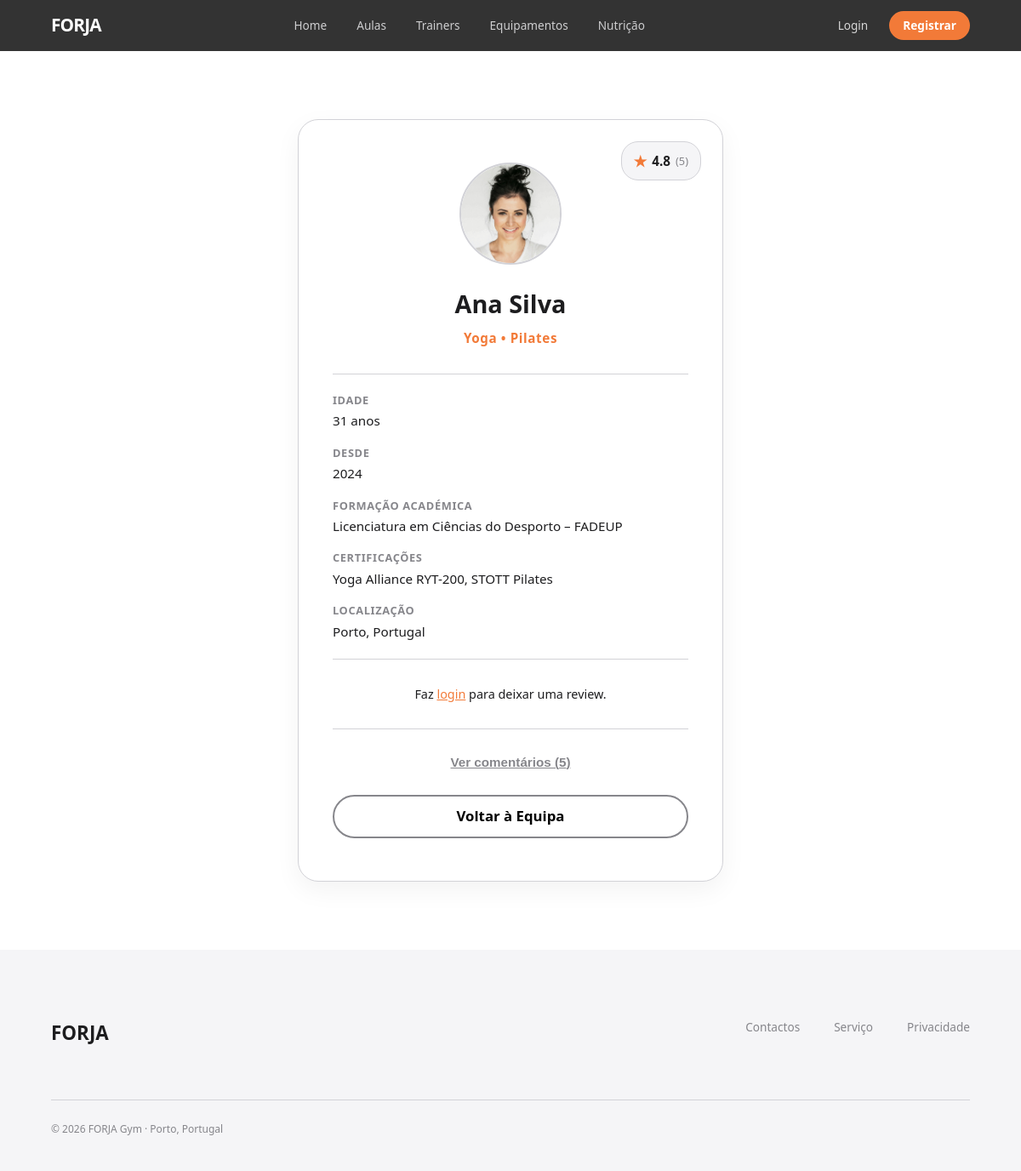
Screenshot of /pages/trainer_profile.php?id=1 with the database file from the repository.
### tables this page shows
CREATE TABLE trainer_profile (
    id_user       INTEGER PRIMARY KEY,
    sex      TEXT    NOT NULL CHECK (sex IN ('feminino', 'masculino')),
    specialization  TEXT    NOT NULL,
    formation     TEXT    NOT NULL,
    certification TEXT    NOT NULL,
    created_at     DATETIME NOT NULL DEFAULT CURRENT_TIMESTAMP,
    location TEXT NOT NULL,
    FOREIGN KEY (id_user) REFERENCES user(id) ON DELETE CASCADE
);

CREATE TABLE user (
    id         INTEGER  PRIMARY KEY AUTOINCREMENT,
    username   TEXT     NOT NULL UNIQUE,
    name       TEXT     NOT NULL,
    age       INTEGER  CHECK (age >= 0),
    email      TEXT     NOT NULL UNIQUE,
    password   TEXT     NOT NULL, 
    photo      TEXT,              
    role       TEXT     NOT NULL
                        CHECK (role IN ('admin', 'trainer', 'member', 'nutritionist'))
                        DEFAULT 'member',
    created_at DATETIME NOT NULL DEFAULT CURRENT_TIMESTAMP,
    membership TEXT NOT NULL DEFAULT 'basico'
);

### database/trainer.php (called while the page is built, shortened)
<?php
function getTrainerReviewsStats(PDO $db, int $trainerId): array {
    $stmt = $db->prepare('
        SELECT AVG(rate) as avg_rating, COUNT(id) as total_reviews
        FROM rating
        WHERE id_trainer = ?
    ');
    $stmt->execute([$trainerId]);
    $result = $stmt->fetch(PDO::FETCH_ASSOC);
    return [
        'avg' => $result['avg_rating'] ? round((float)$result['avg_rating'], 1) : 0,
        'count' => (int)$result['total_reviews']
    ];
}
function getTrainerReviews(PDO $db, int $trainerId): array {
    $stmt = $db->prepare('
        SELECT r.rate, r.comment, r.created_at, u.name, u.photo
        FROM rating r
        JOIN user u ON r.id_member = u.id
        WHERE r.id_trainer = ?
        ORDER BY r.created_at DESC
    ');
    $stmt->execute([$trainerId]);
    return $stmt->fetchAll(PDO::FETCH_ASSOC);
}
?>

### database/user_auth.php (called while the page is built, shortened)
<?php
class UserAuth
{
    static function currentUser(): ?array
    {
        if (empty($_SESSION['user_id'])) return null;
        return [
            'id'       => $_SESSION['user_id'],
            'username' => $_SESSION['user_username'],
            'name'     => $_SESSION['user_name'],
            'role'     => $_SESSION['user_role'],
            'photo'    => $_SESSION['user_photo'] ?? '',
            'membership' => $_SESSION['user_membership'] ?? 'basico',
        ];
    }
}

### pages/trainer_profile.php (the view, shortened to what this page needs)
<?php
require_once('../templates/common.php');
require_once('../database/connection.php');
require_once('../database/trainer.php');
require_once('../database/user_auth.php');
$db = getDatabaseConnection();
$user = UserAuth::currentUser();
$id = isset($_GET['id']) ? intval($_GET['id']) : 0;
$stmt = $db->prepare('
    SELECT u.name, u.photo, u.age, u.created_at,
           tp.specialization, tp.formation, tp.certification, tp.location
    FROM user u
    JOIN trainer_profile tp ON u.id = tp.id_user
    WHERE u.id = ?
');
$stmt->execute([$id]);
$trainerInfo = $stmt->fetch(PDO::FETCH_ASSOC);
$reviewStats = getTrainerReviewsStats($db, $id);
$reviewsList = getTrainerReviews($db, $id);
$photo_src = !empty($trainerInfo['photo']) ? "../imgs/" . htmlspecialchars($trainerInfo['photo']) : "../imgs/default-avatar.png";
$ano_entrada = date('Y', strtotime($trainerInfo['created_at']));
?>
<link rel="stylesheet" href="../css/trainer_profile.css">
<main class="profile-page-wrapper">
    <article class="profile-login-card">
        <div class="profile-rating-badge">
            <span class="star-icon">&#9733;</span>
            <?= number_format($reviewStats['avg'], 1) ?>
            <span class="review-count">(<?= $reviewStats['count'] ?>)</span>
        </div>
        <img src="<?= $photo_src ?>" alt="<?= htmlspecialchars($trainerInfo['name']) ?>" class="profile-big-photo" onerror="this.src='../imgs/default-avatar.png'">
        <h1 class="profile-name"><?= htmlspecialchars($trainerInfo['name']) ?></h1>
        <p class="profile-specialty"><?= str_replace(',', ' &bull; ', htmlspecialchars($trainerInfo['specialization'])) ?></p>
        <div class="profile-details-list">
            <div class="profile-detail-item">
                <strong>Idade</strong>
                <span><?= htmlspecialchars((string)$trainerInfo['age']) ?> anos</span>
            </div>
            <div class="profile-detail-item">
                <strong>Desde</strong>
                <span><?= $ano_entrada ?></span>
            </div>
            <div class="profile-detail-item">
                <strong>Formação Académica</strong>
                <span><?= htmlspecialchars($trainerInfo['formation']) ?></span>
            </div>
            <div class="profile-detail-item">
                <strong>Certificações</strong>
                <span><?= htmlspecialchars($trainerInfo['certification']) ?></span>
            </div>
            <div class="profile-detail-item">
                <strong>Localização</strong>
                <span><?= htmlspecialchars($trainerInfo['location']) ?></span>
            </div>
        </div>
        <?php if ($user): ?>
            <section class="review-section">
                <h4 class="review-box-title">Deixa a tua review</h4>
                <form class="review-form" method="post" action="trainer_profile.php?id=<?= $id ?>">
                    <fieldset class="star-rating">
                        <input type="radio" id="r5" name="rating" value="5">
                        <label for="r5" title="5 estrelas">&#9733;</label>
                        <input type="radio" id="r4" name="rating" value="4">
                        <label for="r4" title="4 estrelas">&#9733;</label>
                        <input type="radio" id="r3" name="rating" value="3">
                        <label for="r3" title="3 estrelas">&#9733;</label>
                        <input type="radio" id="r2" name="rating" value="2">
                        <label for="r2" title="2 estrelas">&#9733;</label>
                        <input type="radio" id="r1" name="rating" value="1" required>
                        <label for="r1" title="1 estrela">&#9733;</label>
                    </fieldset>
                    <textarea name="comentario" rows="3" placeholder="Partilha a tua experiência..." required></textarea>
                    <button type="submit" class="btn-review-submit">Enviar review</button>
                </form>
            </section>
        <?php else: ?>
            <p class="review-text" style="text-align: center; margin-bottom: 20px;">
                Faz <a href="login.php" style="color: var(--orange); text-decoration: underline;">login</a> para deixar uma review.
            </p>
        <?php endif; ?>
        <?php if (count($reviewsList) > 0): ?>
            <div class="reviews-container">
                <button class="btn-toggle-reviews" id="toggle-reviews-btn">Ver comentários (<?= count($reviewsList) ?>)</button>
            </div>
        <?php endif; ?>
        <a href="trainers.php" class="btn-text btn-back-team">Voltar à Equipa</a>
    </article>
</main>

### css/style.css (style rules this page uses)
:root { --orange: #f27a38; --orange-hover: #f5955d; --black: #000000; --white: #ffffff; --gray-bg: #f5f5f7; --gray-border: #d2d2d7; --text-main: #1d1d1f; --text-muted: #86868b; --radius-lg: 24px; --radius-sm: 12px; --transition: all 0.4s cubic-bezier(0.4, 0, 0.2, 1); }
* { margin: 0; padding: 0; box-sizing: border-box; }
body { font-family: "Segoe UI", Tahoma, Geneva, Verdana, sans-serif; line-height: 1.6; color: var(--text-main); }
a { text-decoration: none; color: inherit; }
.btn-text { margin-top: 20px; background-color: transparent; color: var(--black); padding: 10px 18px; border-radius: 30px; font-size: 1.05rem; font-weight: 600; border: 2px solid var(--text-muted); }

### css/classes.css (style rules this page uses)
.reviews-container { margin-top: 30px; border-top: 1px solid var(--gray-border); padding-top: 20px; text-align: left; }
.btn-toggle-reviews { width: 100%; text-align: center; background: none; border: none; color: var(--text-muted); font-size: 0.95rem; font-weight: 600; cursor: pointer; padding: 10px; transition: var(--transition); text-decoration: underline; }
.review-text { font-size: 0.9rem; color: var(--text-main); line-height: 1.5; }

### css/trainer_profile.css (style rules this page uses)
.profile-page-wrapper { display: flex; justify-content: center; align-items: center; padding: 80px 5%; background-color: var(--white); min-height: 80vh; }
.profile-login-card { background-color: var(--white); border: 1px solid var(--gray-border); border-radius: var(--radius-lg); padding: 50px 40px; max-width: 500px; width: 100%; text-align: center; box-shadow: 0 10px 30px rgba(0,0,0,0.05); position: relative; }
.profile-big-photo { width: 120px; height: 120px; border-radius: 50%; object-fit: cover; border: 2px solid var(--gray-border); margin-bottom: 15px; }
.profile-name { font-size: 1.8rem; font-weight: 800; margin-bottom: 5px; color: var(--text-main); }
.profile-specialty { color: var(--orange); font-weight: 600; font-size: 0.95rem; margin-bottom: 10px; letter-spacing: 0.04em; }
.profile-details-list { text-align: left; margin: 30px 0; border-top: 1px solid var(--gray-border); border-bottom: 1px solid var(--gray-border); padding: 20px 0; display: flex; flex-direction: column; gap: 15px; }
.profile-detail-item { display: flex; flex-direction: column; }
.profile-detail-item strong { font-size: 0.8rem; text-transform: uppercase; color: var(--text-muted); letter-spacing: 0.05em; margin-bottom: 2px; }
.profile-detail-item span { font-size: 0.95rem; color: var(--text-main); }
.btn-back-team { display: inline-block; margin-top: 20px; width: 100%; text-align: center; }
.profile-rating-badge { position: absolute; top: 25px; right: 25px; background-color: var(--gray-bg); padding: 8px 14px; border-radius: 20px; display: flex; align-items: center; gap: 6px; font-weight: 700; color: var(--text-main); font-size: 0.95rem; border: 1px solid var(--gray-border); }
.profile-rating-badge .star-icon { color: var(--orange); font-size: 1.1rem; }
.profile-rating-badge .review-count { color: var(--text-muted); font-size: 0.8rem; font-weight: 500; }
.reviews-container { margin-top: 30px; border-top: 1px solid var(--gray-border); padding-top: 20px; text-align: left; }
.btn-toggle-reviews { width: 100%; text-align: center; background: none; border: none; color: var(--text-muted); font-size: 0.95rem; font-weight: 600; cursor: pointer; padding: 10px; transition: var(--transition); text-decoration: underline; }
.review-text { font-size: 0.9rem; color: var(--text-main); line-height: 1.5; }

### rows the page displays
trainer_profile: id_user.photo (picture), id_user.name "Ana Silva", specialization "Yoga • Pilates", id_user.age "31", id_user.created_at "2024", formation "Licenciatura em Ciências do Desporto – FADEUP", certification "Yoga Alliance RYT-200, STOTT Pilates", location "Porto, Portugal"

### other values shown
$reviewStats['avg'] "4.8"
$reviewStats['count'] "5"
count($reviewsList) "5"
